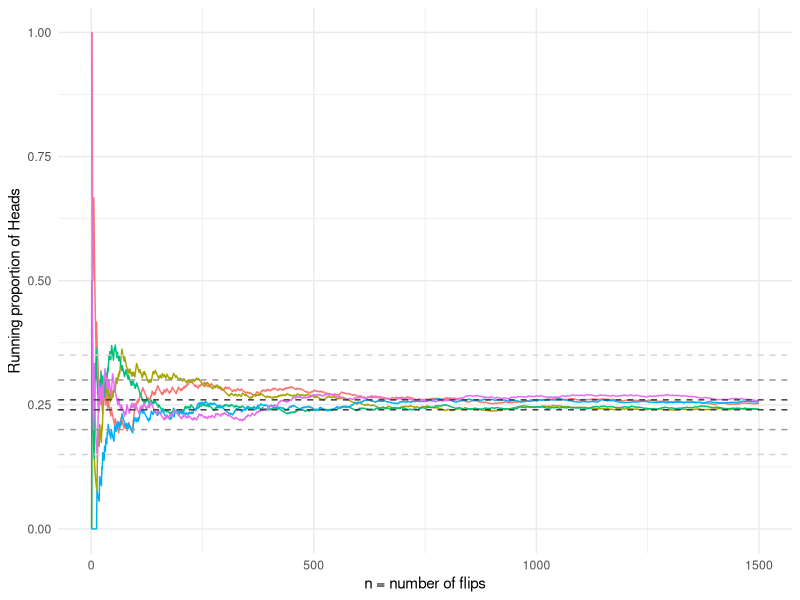
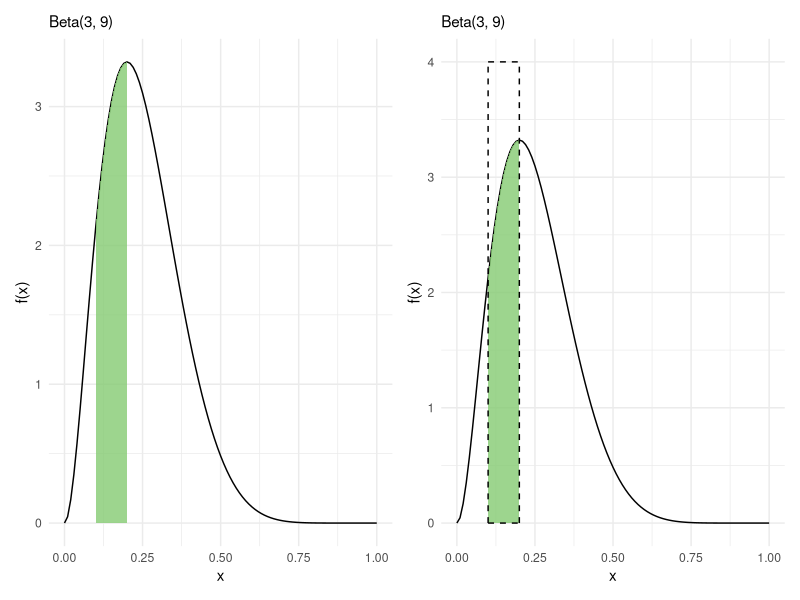
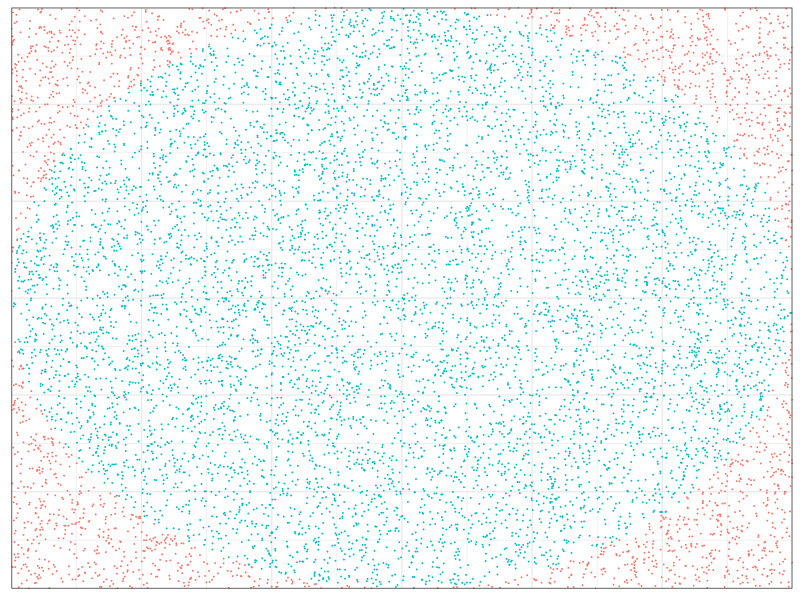

Write the R code that produced these figures, in order.
## ---- chunk 1
library(tidyverse)
library(patchwork)
## ---- chunk 2
set.seed(20)
B <- 1500
J <- 5
p <- 0.25
props <- matrix(NA, nrow = B, ncol = J )
for(j in 1:J){
  x <- rbinom(B, 1, p)
  for(b in 1:B){
    props[b,j] <- mean(x[1:b])
  }
}

data.frame(props) |>
  mutate(n = row_number()) |>
  pivot_longer(cols = 1:5, names_to = "sim", values_to = "prop") |>
  ggplot(aes(x = n, y = prop, col = sim)) +
  geom_line() +
  geom_hline(yintercept = p + 0.1, linetype = "dashed", col = "lightgrey")+
  geom_hline(yintercept = p - 0.1, linetype = "dashed", col = "lightgrey") +
  geom_hline(yintercept = p + 0.05, linetype = "dashed", col = "gray60")+
  geom_hline(yintercept = p - 0.05, linetype = "dashed", col = "gray60") +
  geom_hline(yintercept = p + 0.01, linetype = "dashed", col = "grey25")+
  geom_hline(yintercept = p - 0.01, linetype = "dashed", col = "gray25") +
  # geom_hline(yintercept = p, linetype = "dashed", col = "darkgrey") +
  theme_minimal() +
  labs(x = "n = number of flips", y = "Running proportion of Heads") +
  guides(col = "none") 
## ---- chunk 3
alpha <- 3
beta <- 9
b <- 0.2
a <- 0.1
c <- 4
## ---- chunk 4
df <- data.frame(x = c(a, a, b, a),
                      xend = c(a, b, b,b),
                      y = c(0, 
                            c, 0,0),
                      yend = c(c,c,c,0))
funcShaded <- function(x, lower_bound = -Inf, upper_bound = Inf) {
    y = dbeta(x, alpha, beta)
    y[x < lower_bound] <- NA
    y[x > upper_bound] <- NA
    return(y)
}
p1 <- ggplot() +
  geom_function(fun = dbeta, args = list(alpha, beta)) +
  theme_minimal() +
  stat_function(fun = funcShaded, args = list(lower_bound = a, upper_bound = b),  geom = "area", fill = "#84CA72", alpha = .8) + 
  labs(x = "x", y = "f(x)", subtitle = paste0("Beta(", alpha, ", ", beta, ")")) 
  
p2 <- p1 + 
  geom_segment(data = df, aes(x= x, xend = xend, y = y, yend = yend), linetype = "dashed") +
  xlim(c(0,1))
p1 + p2
## ---- chunk 5
# simulate 5000 points uniformly within bounding rectangle
set.seed(1)
B <- 5000
c <- 4
x <- runif(B, 0.1, 0.2)
y <- runif(B, 0, c)

# evaluate function at each point
f_x <- dbeta(x, 3, 9)

# proportion of sampled points that fall into shaded region of interest
under <- mean(y < f_x)

# multiply by bounding rectangle area 
mc_approx <- under * c * (0.2 - 0.1)
## ---- chunk 6
pbeta(0.2, 3, 9) - pbeta(0.1, 3, 9)
## ---- chunk 7
set.seed(10)

# choose area of circle/dart board
r <- 3

# sample uniformly within square on (-r, r)
n <- 10000
x <- runif(n, -r, r)
y <- runif(n, -r, r)

# determine which points are in the circle
in_circle <- x^2 + y^2 <= r^2

# mc approximation
mc_pi <- 4 * sum(in_circle)/n
## ---- chunk 8
data.frame(x, y, in_circle) |>
  ggplot(aes(x = x, y = y, col = in_circle)) +
  geom_point(size = 0.01) +
  guides(col = "none") +
  theme_bw()+
  scale_x_continuous(limits = c(-r, r), expand = c(0,0)) +
  scale_y_continuous(limits = c(-r, r), expand = c(0,0))  +
  theme(axis.ticks = element_blank(), axis.title = element_blank(),
        axis.text = element_blank())
